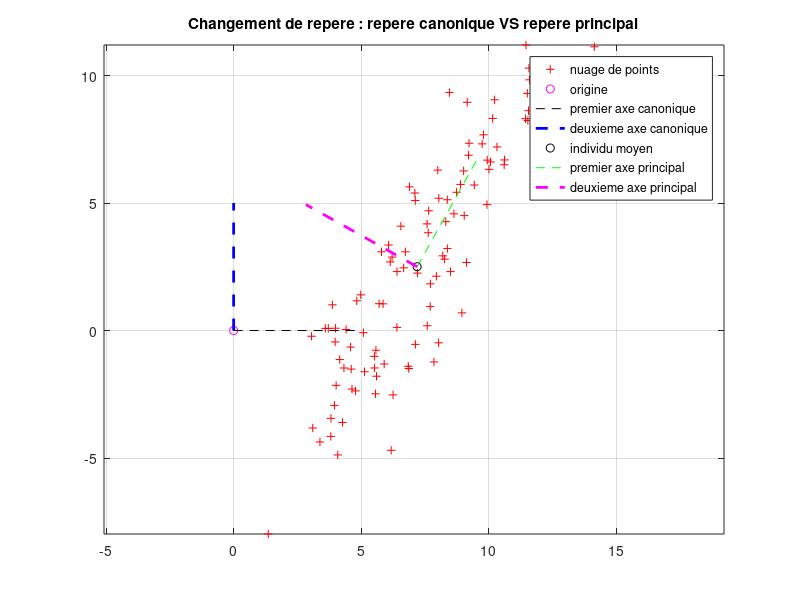
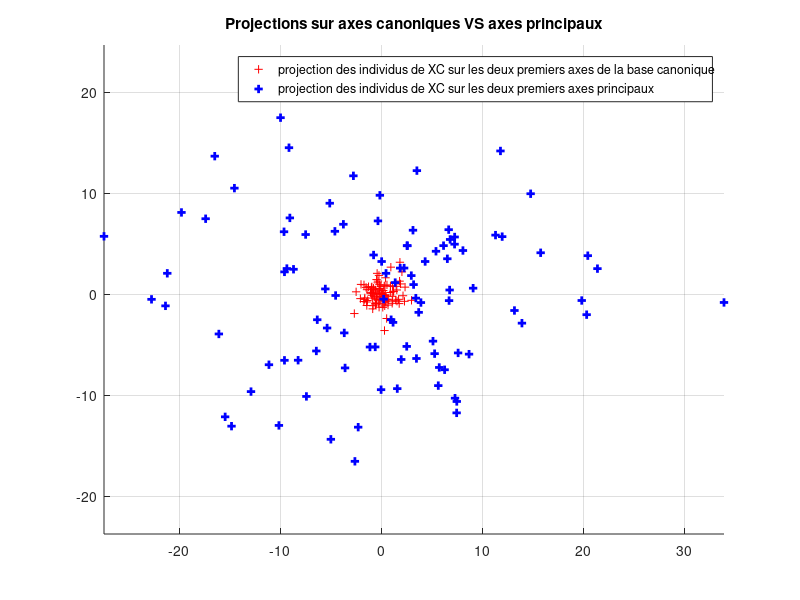

Reproduce these figures in MATLAB, in order.
clear variables;close all;clc;

%% Creation de 100 individus de R2 pour montrer comment s'effectue le changement de repere via l'ACP
nb_indiv = 100;

% Creation d'un nuage de points de R2:
% On cree separement les coordonnees des abscisses et des ordonnees, afin 
% d'avoir un nuage plus etendu dans une dimension que dans l'autre
X1 = randn(nb_indiv,1);
X2 = 5*randn(nb_indiv,1); 
X = [X1 X2];

% On decale le nuage de point. Puisqu'il s'agit de deux lois normales 
% centrees reduites, l'individu moyen est a peu pres nul. Il correspond 
% donc a peu pres a l'origine du repere canonique. On veut pouvoir 
% visualiser le changement de repere, donc on decale le nuage de points
X = X + 5*ones(nb_indiv,2);

% on va faire "tourner" le nuage, pour que les axes de la base trouvee via
% l'ACP ne soient pas confondus avec ceux de la base canonique.
angle = pi/6; 
R = [cos(angle) -sin(angle); sin(angle) cos(angle)]; 
X = X*R; 

%  On affiche le nuage de points dans le repere canonique
figure(1),clf, axis equal, % axis equal : permet d'avoir la meme taille
% des axes pour les abscisses et les ordonnees.
p1 = plot(X(:,1),X(:,2),'r+',0, 0,'mo',...
    [0 5],[0 0],'k--',...
    [0 0],[0 5],'b--','linewidth',2);grid on;% stocker le graphe dans p1 
% permet de generer simplement une legende prenant en compte tous les 
% affichages de la figure

% l'ACP correspond a un changement de repere de l'espace des donnees : le 
% centre du repere devient l'individu moyen, les vecteurs de la base 
% maximisent la dispersion et ne sont pas correles

%%%%%%%%%%%%%%%%%%%%%%%%%%%%%%%%%%%%%%%%%%%%%%%%%%%%%%%%%%%%%%%%%%%%%%%%%%%
% CALCULER LA MATRICE DE VARIANCE/COVARIANCE DU TABLEAU DES DONNEES X ET
% LES AXES PRINCIPAUX. REORDONNER CES AXES PAR ORDRE DECROISSANT DU
% CONTRASTE QU'ILS FOURNISSENT
% (cf - TP1 RVB)
%%%%%%%%%%%%%%%%%%%%%%%%%%%%%%%%%%%%%%%%%%%%%%%%%%%%%%%%%%%%%%%%%%%%%%%%%%%

mX = mean(X,1);
X_centre = X - mX;
sigma = 1/size(X,1) * (X_centre')*X_centre;

% Calcul des valeurs propres et des vecteurs principaux
[axes,lambda] = eig(sigma);

[~, indices] = sort(diag(lambda),'descend');
axesTri = axes(:,indices);


%%%%%%%%%%%%%%%%%%%%%%%%%%%%%%%%%%%%%%%%%%%%%%%%%%%%%%%%%%%%%%%%%%%%%%%%%%%
% AFFICHER LE NOUVEAU REPERE DEFINI PAR LES AXES PRINCIPAUX ET L'ELEMENT 
% MOYEN SUR LA FIGURE (1)
%%%%%%%%%%%%%%%%%%%%%%%%%%%%%%%%%%%%%%%%%%%%%%%%%%%%%%%%%%%%%%%%%%%%%%%%%%%

figure(1), hold on, axis equal % axis equal : permet d'avoir la meme taille
% des axes pour les abscisses et les ordonnees. Sans cela, il est impossible
% de voir que les deux axes principaux sont orthogonaux
p2 = plot(mX(1), mX(2),'ko',...
    [mX(1) mX(1)+5*axesTri(1,1)],[mX(2) mX(2)+5*axesTri(2,1)],'g--',...
    [mX(1) mX(1)+5*axesTri(1,2)],[mX(2) mX(2)+5*axesTri(2,2)],'m--','linewidth',2);grid on;

title('Changement de repere : repere canonique VS repere principal')
legend([p1;p2],'nuage de points','origine','premier axe canonique','deuxieme axe canonique',...
    'individu moyen','premier axe principal','deuxieme axe principal');



%% Creation de 100 individus de R10 pour montrer l'interet de projeter 
%  sur les composantes principales plutot que sur n'importe quel axe

% Creation d'un echantillon d'individus beaucoup plus disperse sur ses
% deux dernieres variables que sur les autres
X1 =  8*randn(nb_indiv,1);
X2 = 10*randn(nb_indiv,1);
X = randn(nb_indiv,8); 
X = [X,X1,X2];


%%%%%%%%%%%%%%%%%%%%%%%%%%%%%%%%%%%%%%%%%%%%%%%%%%%%%%%%%%%%%%%%%%%%%%%%%%%
% CALCULER LA MATRICE DE VARIANCE/COVARIANCE DU TABLEAU DES DONNEES X ET
% LES AXES PRINCIPAUX. REORDONNER CES AXES PAR ORDRE DECROISSANT DU
% CONTRASTE QU'ILS FOURNISSENT.
% CALCULER LA MATRICE C DE L'ECHANTILLON X DANS CE NOUVEAU REPERE [i.e. LA 
% PROJECTION DES LIGNES DU TABLEAU CENTRE XC DANS LA NOUVELLE BASE] :
% CHAQUE COLONNE DE C CORRESPOND A CE QUE L'ON APPELLE UNE COMPOSANTE
% PRINCIPALE DE X
%%%%%%%%%%%%%%%%%%%%%%%%%%%%%%%%%%%%%%%%%%%%%%%%%%%%%%%%%%%%%%%%%%%%%%%%%%%

mX = mean(X,1);
X_centre = X - mX;
sigma = 1/size(X,1) * (X_centre')*X_centre;

% Calcul des valeurs propres et des vecteurs principaux
[axes,lambda] = eig(sigma);

[~, indices] = sort(diag(lambda),'descend');
axesTri = axes(:,indices);

C = X_centre*axesTri;


%%%%%%%%%%%%%%%%%%%%%%%%%%%%%%%%%%%%%%%%%%%%%%%%%%%%%%%%%%%%%%%%%%%%%%%%%%%
% SUR UNE MEME FIGURE, AFFICHER EN ROUGE LA PROJECTION DES INDIVIDUS DE XC
% SUR LES DEUX PREMIERS AXES DE LA BASE CANONIQUE [i.e. EN UTILISANT POUR 
% CHAQUE IND. SES COEFFICIENTS DANS LES DEUX PREMIERES COLONNES DE XC], 
% PUIS EN BLEU LA PROJECTION DE CES INDIVIDUS SUR LES DEUX PREMIERS AXES
% PRINCIPAUX [i.e. EN UTILISANT POUR CHAQUE IND. SES COEFFICIENTS DANS LES
% DEUX PREMIERES COLONNES DE C]
%
% QUESTION 3 RAPPORT :
% QUE REMARQUEZ-VOUS ? (A EXPLIQUER DANS LE RAPPORT)
%
%%%%%%%%%%%%%%%%%%%%%%%%%%%%%%%%%%%%%%%%%%%%%%%%%%%%%%%%%%%%%%%%%%%%%%%%%%%

%-%-%-%-%-%-%-%-%-%-%-%-%-%-%-%-%-%-%-%-%-%-%-%-%-%-%-%-%-%-%-%-%-%-%-%-%-%
% NB : ATTENTION A BIEN AFFICHER LA PROJECTION DES INDIVIDUS DE XC (ET NON
% DE X) SUR LES DEUX PREMIERS AXES CANONIQUES. SINON LES DEUX NUAGES DE
% POINTS NE SERONT PAS CENTRES SUR LE MEME POINT ET IL SERA PLUS DUR D'EN
% TIRER DES CONSEQUENCES
%-%-%-%-%-%-%-%-%-%-%-%-%-%-%-%-%-%-%-%-%-%-%-%-%-%-%-%-%-%-%-%-%-%-%-%-%-%


figure(2), hold on, axis equal
plot(X_centre(:,1),X_centre(:,2),'r+',...
    C(:,1),C(:,2),'b+','linewidth',2);grid on;

title('Projections sur axes canoniques VS axes principaux')
legend('projection des individus de XC sur les deux premiers axes de la base canonique',...
    'projection des individus de XC sur les deux premiers axes principaux');

%%%%%%%%%%%%%%%%%%%%%%%%%%%%%%%%%%%%%%%%%%%%%%%%%%%%%%%%%%%%%%%%%%%%%%%%%%%
% CALCULER L'INFORMATION -- i.e. LA PROPORTION DE CONTRASTE -- CONTENUE 
% DANS LES DEUX PREMIERES COMPOSANTES PRINCIPALES POUR L'ECHANTILLON X, VIA
% LES ELEMENTS SPECTRAUX DE LA MATRICE DE VARIANCE/COVARIANCE
%%%%%%%%%%%%%%%%%%%%%%%%%%%%%%%%%%%%%%%%%%%%%%%%%%%%%%%%%%%%%%%%%%%%%%%%%%%
[lambdaTri, ~] = sort(diag(lambda), 'descend');
somme = sum(diag(lambda).^2);
info_axe_1 = lambdaTri(1)^2/somme;
info_axe_2 = lambdaTri(2)^2/somme;
info_axe_3 = info_axe_1 + info_axe_2;
fprintf('Pourcentage d info sur la premiere composante principale = %.3f\n',info_axe_1);
fprintf('Pourcentage d info sur la deuxieme composante principale = %.3f\n',info_axe_2);
fprintf('Pourcentage d info sur les deux premieres composantes    = %.3f\n',info_axe_3);
